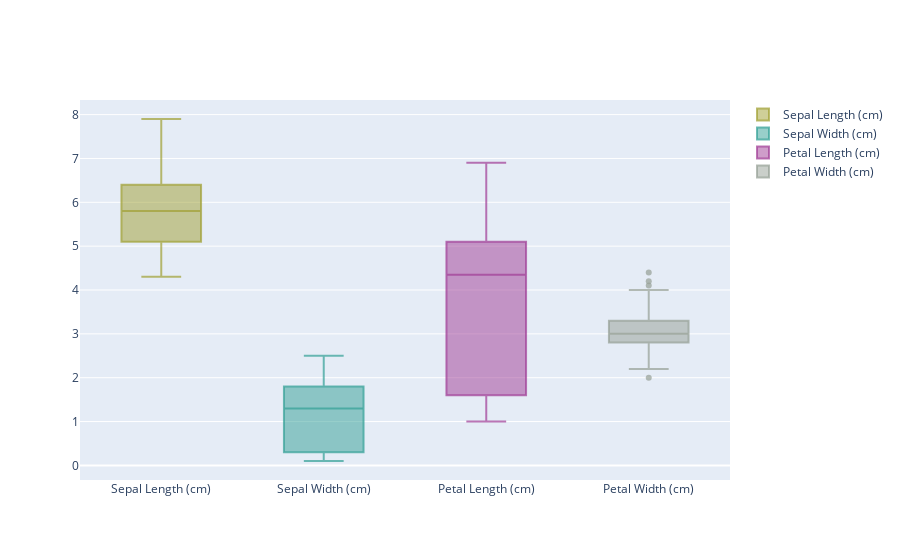

Here is the notebook cell this chart was saved with:
### Markdown cell above
## Box plot

### Code cell
t1_box = go.Box(
                name = 'Sepal Length (cm)',
                y = df.sepallentgth,
                marker = dict(color = 'rgba(160,160,50,0.7)')
)

t2_box = go.Box(
                name = 'Sepal Width (cm)',
                y = df.petalwidth,
                marker = dict(color = 'rgba(50,160,150,0.7)')
)

t3_box = go.Box(
                name = 'Petal Length (cm)',
                y = df.petallength,
                marker = dict(color = 'rgba(160,60,150,0.7)')
)

t4_box = go.Box(
                name = 'Petal Width (cm)',
                y = df.sepalwidth,
                marker = dict(color = 'rgba(150,160,150,0.7)')
)

fig_box = [t1_box, t2_box, t3_box, t4_box]

iplot(fig_box)

### Figure 1 — Plotly figure (JSON) as saved in the notebook; plotly's stock layout.template omitted (floating-point values rounded to 4 significant figures; data arrays with more than 128 entries replaced by an {"elided": "..."} marker saying what was removed)
{"data": [{"marker": {"color": "rgba(160,160,50,0.7)"}, "name": "Sepal Length (cm)", "type": "box", "y": {"elided": "150 float values"}}, {"marker": {"color": "rgba(50,160,150,0.7)"}, "name": "Sepal Width (cm)", "type": "box", "y": {"elided": "150 float values"}}, {"marker": {"color": "rgba(160,60,150,0.7)"}, "name": "Petal Length (cm)", "type": "box", "y": {"elided": "150 float values"}}, {"marker": {"color": "rgba(150,160,150,0.7)"}, "name": "Petal Width (cm)", "type": "box", "y": {"elided": "150 float values"}}], "layout": {}}
